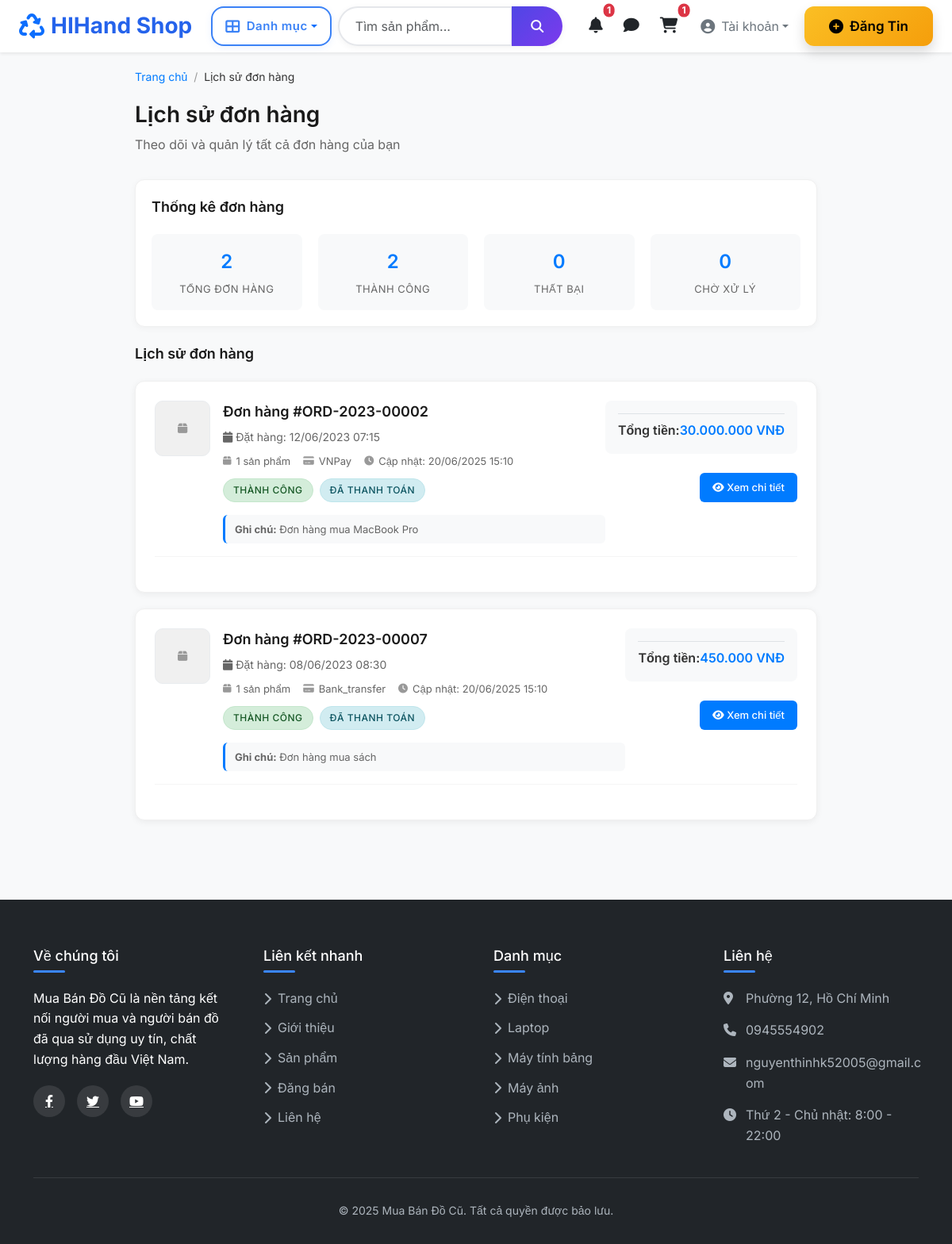
Screenshot of /app/View/order/order_history.php (signed in) with the database file from the repository.
### tables this page shows
CREATE TABLE `orders` (
  `id` int(11) NOT NULL,
  `order_number` varchar(50) NOT NULL,
  `buyer_id` int(11) NOT NULL,
  `total_amount` decimal(15,0) NOT NULL,
  `status` enum('pending','success','failed','cancelled') DEFAULT 'pending',
  `payment_method` enum('vnpay','bank_transfer','cod') DEFAULT 'vnpay',
  `payment_status` enum('pending','paid','failed') DEFAULT 'pending',
  `notes` text DEFAULT NULL,
  `vnpay_transaction_id` varchar(100) DEFAULT NULL,
  `vnpay_response_code` varchar(10) DEFAULT NULL,
  `created_at` timestamp NULL DEFAULT current_timestamp(),
  `updated_at` timestamp NULL DEFAULT current_timestamp() ON UPDATE current_timestamp()
);

### app/Controllers/auth_helper.php (called while the page is built, shortened)
<?php
require_once(__DIR__ . '/../Models/user/Auth.php');
function isLoggedIn() {
    global $pdo;
    $auth = new Auth($pdo);
    return $auth->isLoggedIn();
}
function requireLogin($redirect_url = null) {
    return $_SESSION;
}
?>

### app/Models/user/Auth.php (called while the page is built, shortened)
<?php
class Auth {
    public function isLoggedIn() {
        if (isset($_SESSION['user_id']) && !empty($_SESSION['user_id'])) {
            return true;
        }
        return false;
    }
}
?>

### app/Controllers/order/OrderController.php (called while the page is built, shortened)
<?php
function getOrdersByUserId(PDO $pdo, $buyer_id, $limit = 50, $offset = 0) {
    $limit = (int)$limit;
    $offset = (int)$offset;
      $stmt = $pdo->prepare("
        SELECT
            o.id,
            o.order_number,
            o.total_amount,
            o.status,
            o.payment_method,
            o.payment_status,
            o.notes,
            o.created_at,
            o.updated_at,
            COUNT(oi.id) as item_count,
            (SELECT pi.image_path
             FROM order_items oi2
             LEFT JOIN products p ON oi2.product_id = p.id
             LEFT JOIN product_images pi ON p.id = pi.product_id AND pi.is_primary = 1
             WHERE oi2.order_id = o.id
             LIMIT 1) as first_product_image
        FROM orders o
        LEFT JOIN order_items oi ON o.id = oi.order_id
        WHERE o.buyer_id = ?
        GROUP BY o.id
        ORDER BY o.created_at DESC
        LIMIT $limit OFFSET $offset
    ");
    $stmt->execute([$buyer_id]);
    return $stmt->fetchAll(PDO::FETCH_ASSOC);
}
function getOrderCountByStatus(PDO $pdo, $buyer_id, $status = null) {
    if ($status) {
        $stmt = $pdo->prepare("SELECT COUNT(*) FROM orders WHERE buyer_id = ? AND status = ?");
        $stmt->execute([$buyer_id, $status]);
    } else {
        $stmt = $pdo->prepare("SELECT COUNT(*) FROM orders WHERE buyer_id = ?");
        $stmt->execute([$buyer_id]);
    }
    return (int) $stmt->fetchColumn();
}
?>

### app/View/order/order_history.php (the view, shortened to what this page needs)
<?php
require_once('../../Controllers/auth_helper.php');
require_once('../../Controllers/order/OrderController.php');
include_once __DIR__ . '/../../Components/header/Header.php';
include_once __DIR__ . '/../../Components/footer/Footer.php';
$user = requireLogin();
$current_user_id = $user['user_id'];
$page = isset($_GET['page']) ? (int)$_GET['page'] : 1;
$limit = 10;
$offset = ($page - 1) * $limit;
$orders = getOrdersByUserId($pdo, $current_user_id, $limit, $offset);
$total_orders = getOrderCountByStatus($pdo, $current_user_id);
$success_count = getOrderCountByStatus($pdo, $current_user_id, 'success');
$failed_count = getOrderCountByStatus($pdo, $current_user_id, 'failed');
$pending_count = getOrderCountByStatus($pdo, $current_user_id, 'pending');
?>
<!DOCTYPE html>
<html lang="vi">
<head>
    <link rel="stylesheet" href="https://cdnjs.cloudflare.com/ajax/libs/font-awesome/6.0.0/css/all.min.css">
    <link href="../../../public/assets/css/footer.css" rel="stylesheet">
    <link href="https://cdn.jsdelivr.net/npm/bootstrap@5.3.0/dist/css/bootstrap.min.css" rel="stylesheet">
    <link href="https://cdnjs.cloudflare.com/ajax/libs/font-awesome/6.4.0/css/all.min.css" rel="stylesheet">
    <link rel="stylesheet" href="/WebMuaBanDoCu/public/assets/css/user_box_chat.css?v=1.2">
</head>
<body>
    <div class="modern-container">
        <nav class="breadcrumb" aria-label="breadcrumb">
            <a href="../TrangChu.php">Trang chủ</a>
            <span class="breadcrumb-separator">/</span>
            <span>Lịch sử đơn hàng</span>
        </nav>
        <div class="page-header">
            <h1 class="page-title">Lịch sử đơn hàng</h1>
            <p class="page-subtitle">Theo dõi và quản lý tất cả đơn hàng của bạn</p>
        </div>
        <div class="stats-section">
            <div class="section-header">Thống kê đơn hàng</div>
            <div class="stats-grid">
                <div class="stat-item">
                    <div class="stat-number"><?php echo $total_orders; ?></div>
                    <div class="stat-label">Tổng đơn hàng</div>
                </div>
                <div class="stat-item">
                    <div class="stat-number"><?php echo $success_count; ?></div>
                    <div class="stat-label">Thành công</div>
                </div>
                <div class="stat-item">
                    <div class="stat-number"><?php echo $failed_count; ?></div>
                    <div class="stat-label">Thất bại</div>
                </div>
                <div class="stat-item">
                    <div class="stat-number"><?php echo $pending_count; ?></div>
                    <div class="stat-label">Chờ xử lý</div>
                </div>
            </div>
        </div>
        <div class="section-header">Lịch sử đơn hàng</div>
        <?php if (empty($orders)): ?>
            <div class="empty-state">
                <div class="empty-state-icon">
                    <i class="fas fa-shopping-cart"></i>
                </div>
                <h3>Chưa có đơn hàng nào</h3>
                <p>Bạn chưa có đơn hàng nào. Hãy bắt đầu mua sắm!</p>
                <a href="../../../public/TrangChu.php" class="btn-primary">
                    <i class="fas fa-shopping-bag"></i> Bắt đầu mua sắm
                </a>
            </div>
        <?php else: ?>
            <?php foreach ($orders as $order): ?>
                <div class="order-item">
                    <div class="order-header">
                        <div class="order-main-info">
                            <?php if (!empty($order['first_product_image']) && file_exists("../../" . $order['first_product_image'])): ?>
                                <img src="../../<?php echo htmlspecialchars($order['first_product_image']); ?>"
                                     alt="Order Product"
                                     class="order-image">
                            <?php else: ?>
                                <div class="order-placeholder">
                                    <i class="fas fa-box"></i>
                                </div>
                            <?php endif; ?>
                            <div class="order-details">
                                <div class="order-number">
                                    Đơn hàng #<?php echo htmlspecialchars($order['order_number']); ?>
                                </div>
                                <div class="order-date">
                                    <i class="fas fa-calendar"></i>
                                    Đặt hàng: <?php echo date('d/m/Y H:i', strtotime($order['created_at'])); ?>
                                </div>
                                <div class="order-meta">
                                    <div class="meta-item">
                                        <i class="fas fa-box"></i>
                                        <span><?php echo $order['item_count']; ?> sản phẩm</span>
                                    </div>
                                    <div class="meta-item">
                                        <i class="fas fa-credit-card"></i>
                                        <span><?php echo $order['payment_method'] == 'vnpay' ? 'VNPay' : ucfirst($order['payment_method']); ?></span>
                                    </div>
                                    <?php if ($order['updated_at'] != $order['created_at']): ?>
                                        <div class="meta-item">
                                            <i class="fas fa-clock"></i>
                                            <span>Cập nhật: <?php echo date('d/m/Y H:i', strtotime($order['updated_at'])); ?></span>
                                        </div>
                                    <?php endif; ?>
                                </div>
                                <div class="order-status-section">
                                    <?php
                                    $statusClass = '';
                                    switch($order['status']) {
                                        case 'success':
                                            $statusClass = 'status-success';
                                            $statusText = 'Thành công';
                                            break;
                                    }
                                    $paymentClass = '';
                                    switch($order['payment_status']) {
                                        case 'paid':
                                        case 'paid_via_return':
                                            $paymentClass = 'payment-paid';
                                            $paymentText = 'Đã thanh toán';
                                            break;
                                    }
                                    ?>
                                    <span class="status-badge <?php echo $statusClass; ?>">
                                        <?php echo $statusText; ?>
                                    </span>
                                    <span class="status-badge <?php echo $paymentClass; ?>">
                                        <?php echo $paymentText; ?>
                                    </span>
                                </div>
                                <?php if (!empty($order['notes'])): ?>
                                    <div class="order-notes-preview">
                                        <strong>Ghi chú:</strong> <?php echo mb_substr(htmlspecialchars($order['notes']), 0, 100); ?><?php echo mb_strlen($order['notes']) > 100 ? '...' : ''; ?>
                                    </div>
                                <?php endif; ?>
                            </div>
                        </div>
                        <div class="order-actions">
                            <div class="order-summary">
                                <div class="summary-row">
                                    <span>Tổng tiền:</span>
                                    <span style="font-weight: 600; color: #007bff;"><?php echo number_format($order['total_amount'], 0, ',', '.'); ?> VNĐ</span>
                                </div>
                            </div>
                            <a href="order_details.php?id=<?php echo $order['id']; ?>" class="view-details-btn">
                                <i class="fas fa-eye"></i> Xem chi tiết
                            </a>
                        </div>
                    </div>
                </div>
            <?php endforeach; ?>
        <?php endif; ?>
    </div>
</body>
</html>

### public/assets/css/footer.css (style rules this page uses)
:root { --dark: #212529; --primary: #3a86ff; --transition: all 0.3s ease; --mobile: 576px; --tablet: 768px; --desktop: 992px; --large-desktop: 1200px; }

### app/View/order/order_history.php (style rules this page uses)
* { margin: 0; padding: 0; box-sizing: border-box; }
body { font-family: 'Inter', sans-serif; background-color: #f8f9fa; color: #333; line-height: 1.6; }
.modern-container { max-width: 900px; margin: 0 auto; padding: 20px; }
.page-header { margin-bottom: 30px; }
.page-title { font-size: 28px; font-weight: 600; color: #1a1a1a; margin-bottom: 8px; }
.page-subtitle { color: #666; font-size: 16px; }
.section-header { font-size: 18px; font-weight: 600; color: #1a1a1a; margin-bottom: 20px; }
.order-item { background: white; border-radius: 12px; padding: 24px; margin-bottom: 20px; box-shadow: 0 2px 8px rgba(0,0,0,0.06); transition: all 0.2s ease; border: 1px solid #f0f0f0; }
.order-header { display: flex; align-items: flex-start; justify-content: space-between; margin-bottom: 20px; padding-bottom: 16px; border-bottom: 1px solid #f5f5f5; }
.order-main-info { display: flex; align-items: flex-start; gap: 16px; flex: 1; }
.order-details { flex: 1; }
.order-number { font-size: 18px; font-weight: 600; color: #1a1a1a; margin-bottom: 6px; }
.order-date { font-size: 14px; color: #666; margin-bottom: 8px; }
.order-meta { display: flex; flex-wrap: wrap; gap: 16px; margin-bottom: 12px; }
.meta-item { display: flex; align-items: center; gap: 6px; font-size: 13px; color: #666; }
.meta-item i { font-size: 12px; color: #999; }
.order-status-section { display: flex; align-items: center; gap: 8px; margin-bottom: 16px; }
.status-badge { padding: 4px 12px; border-radius: 20px; font-size: 12px; font-weight: 500; text-transform: uppercase; letter-spacing: 0.5px; }
.status-success { background: #d4edda; color: #155724; border: 1px solid #c3e6cb; }
.payment-paid { background: #d1ecf1; color: #0c5460; border: 1px solid #bee5eb; }
.order-summary { background: #f8f9fa; border-radius: 8px; padding: 16px; margin-bottom: 16px; }
.summary-row { display: flex; justify-content: space-between; align-items: center; margin-bottom: 8px; font-size: 14px; }
.summary-row:last-child { margin-bottom: 0; padding-top: 8px; border-top: 1px solid #dee2e6; font-weight: 600; font-size: 16px; }
.order-actions { display: flex; flex-direction: column; gap: 8px; align-items: flex-end; }
.view-details-btn { background: #007bff; color: white; padding: 8px 16px; border-radius: 6px; font-size: 13px; font-weight: 500; text-decoration: none; transition: all 0.2s ease; border: none; cursor: pointer; }
.order-notes-preview { font-size: 13px; color: #666; background: #f8f9fa; padding: 8px 12px; border-radius: 6px; margin-top: 8px; border-left: 3px solid #007bff; max-height: 60px; overflow: hidden; text-overflow: ellipsis; }
.order-placeholder { width: 70px; height: 70px; background: #f0f0f0; border-radius: 10px; display: flex; align-items: center; justify-content: center; color: #999; font-size: 14px; text-align: center; border: 1px solid #e9ecef; }
.stats-section { background: white; border-radius: 12px; padding: 20px; margin-bottom: 20px; box-shadow: 0 2px 8px rgba(0,0,0,0.04); border: 1px solid #f0f0f0; }
.stats-grid { display: grid; grid-template-columns: repeat(auto-fit, minmax(150px, 1fr)); gap: 20px; }
.stat-item { text-align: center; padding: 16px; background: #f8f9fa; border-radius: 8px; }
.stat-number { font-size: 24px; font-weight: 600; color: #007bff; margin-bottom: 4px; }
.stat-label { font-size: 13px; color: #666; text-transform: uppercase; letter-spacing: 0.5px; }
.breadcrumb { background: transparent; padding: 0; margin-bottom: 20px; font-size: 14px; }
.breadcrumb a { color: #007bff; text-decoration: none; }
.breadcrumb-separator { color: #999; margin: 0 8px; }

### app/Components/header/Header.php (style rules this page uses)
:root { --primary-blue: #3b82f6; --primary-dark: #2563eb; --success-green: #10b981; --warning-orange: #f59e0b; --text-gray: #374151; --shadow-light: 0 2px 8px rgba(0, 0, 0, 0.1); --shadow-medium: 0 4px 12px rgba(0, 0, 0, 0.15); }

### rows the page displays
orders: order_number "ORD-2023-00002", created_at "12/06/2023 07:15", item_count "1", payment_method "VNPay", updated_at "20/06/2025 15:10", status "THÀNH CÔNG", payment_status "ĐÃ THANH TOÁN", notes "Đơn hàng mua MacBook Pro", total_amount "30.000.000"
orders: order_number "ORD-2023-00007", created_at "08/06/2023 08:30", item_count "1", payment_method "Bank_transfer", updated_at "20/06/2025 15:10", status "THÀNH CÔNG", payment_status "ĐÃ THANH TOÁN", notes "Đơn hàng mua sách", total_amount "450.000"

### other values shown
min($unread_notifications, 99) "1"
min($cart_count, 9) "1"
$total_orders "2"
$success_count "2"
$failed_count "0"
$pending_count "0"
